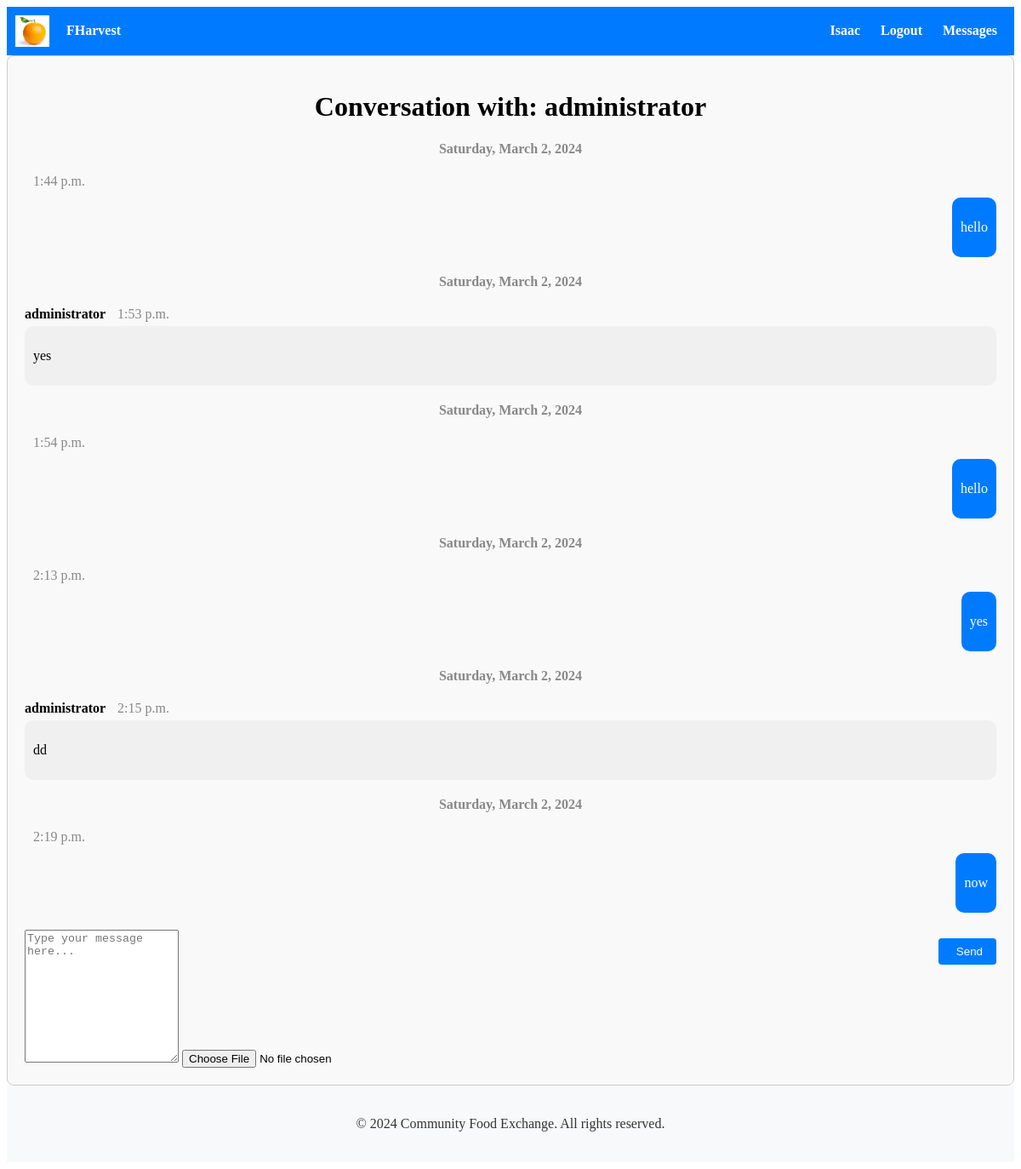
Screenshot of /messaging/conversation/9/ (signed in) with the database file from the repository.
### messaging/models.py (models this page shows)
class Message(models.Model):
    sender = models.ForeignKey(User, on_delete=models.CASCADE, related_name='sent_messages')
    conversation = models.ForeignKey(Conversation, on_delete=models.CASCADE, related_name='messages')
    content = models.TextField()
    file = models.FileField(upload_to='message_files/', blank=True, null=True)  # Add this line for file attachments
    timestamp = models.DateTimeField(auto_now_add=True)
    is_read = models.BooleanField(default=False)
    MESSAGE_TYPES = (
        ('ER', 'Exchange Request'),
        ('IA', 'Item Added'),
        ('DM', 'Direct Message'),
        ('CM', 'Channel Message'),
    )
    message_type = models.CharField(max_length=2, choices=MESSAGE_TYPES, default='DM')

### messaging/views.py (the view)
# urls.py: path('conversation/<int:conversation_id>/', views.conversation_detail, name='conversation_detail'),
@login_required
def conversation_detail(request, conversation_id):
    conversation = get_object_or_404(Conversation, id=conversation_id)
    if request.user not in conversation.participants.all():
        return redirect('conversation_list')
    messages = conversation.messages.all().order_by('timestamp')
    for message in messages:
        if message.sender != request.user:
            message.is_read = True
            message.save()
    other_user = conversation.participants.exclude(id=request.user.id).first()
    listing = conversation.listing  # Adjust this line
    return render(request, 'messaging/conversation_detail.html', {'conversation': conversation, 'messages': messages, 'other_user': other_user, 'listing': listing})

### messaging/templates/messaging/conversation_detail.html (shortened to what this page needs)
{% extends 'accounts/base.html' %}
{% block content %}
<div class="conversation-detail">
    <h1>Conversation with: {{ other_user.username }}{% if listing %} ({{ listing.name }}){% endif %}</h1>
    <div class="message-list">
        {% with None as last_date %}
            {% for message in messages %}
                {% if message.timestamp.date != last_date %}
                    <div class="date-divider">{{ message.timestamp|date:"l, F j, Y" }}</div>
                {% endif %}
                <div class="message-item {% if message.sender == user %}sent{% else %}received{% endif %}">
                    <div class="message-header">
                        {% if message.sender != user %}
                            <span class="message-sender">{{ message.sender.username }}</span>
                        {% endif %}
                        <span class="message-timestamp">{{ message.timestamp|time }}</span>
                    </div>
                    <div class="message-content">
                        {% if message.content %}
                            <p>{{ message.content }}</p>
                        {% endif %}
                    </div>
                </div>
            {% endfor %}
        {% endwith %}
    </div>
    <form method="post" action="{% url 'send_message' conversation.id %}" class="message-form" enctype="multipart/form-data">
        <textarea name="content" placeholder="Type your message here..."></textarea>
        <input type="file" name="file">
        <button type="submit" class="btn btn-send"> Send</button>
    </form>
</div>
{% endblock %}

### accounts/templates/accounts/base.html (shortened to what this page needs)
{% load static %}
<!DOCTYPE html>
<html lang="en">
<head>
    <link rel="stylesheet" type="text/css" href="{% static 'css/style.css' %}">
    <link href="https://cdn.jsdelivr.net/npm/bootstrap-icons@1.11.3/font/bootstrap-icons.css" rel="stylesheet">
    <link rel="stylesheet" href="{% static 'path/to/compiled/bootstrap-icons.css' %}">
</head>
<body>
    <nav>
        <div class="brand-name">
            <img src="{% static 'logo.png' %}" alt="Logo" class="logo">
            <a href="{% url 'home' %}" style="color: inherit; text-decoration: none;">
                FHarvest
            </a>
        </div>
        <div class="nav-links">
            {% if user.is_authenticated %}
            <a href="{% url 'profile_update' %}">
                <span class="username">{{ user.username }}</span>
            </a>
            <a href="{% url 'logout' %}">Logout</a>
            <a href="{% if latest_conversation_id %}{% url 'conversation_detail' latest_conversation_id %}{% else %}{% url 'conversation_list' %}{% endif %}">
                Messages {% if unread_messages_count %}<span class="badge">{{ unread_messages_count }}</span>{% endif %}
            </a>
            {% else %}
            <a href="{% url 'login' %}">Login</a>
            <a href="{% url 'signup' %}">Signup</a>
            {% endif %}
        </div>
    </nav>
    <div class="container">
        {% block content %}
        {% endblock %}
    </div>
    <footer>
        <p>© 2024 Community Food Exchange. All rights reserved.</p>
    </footer>
</body>
</html>

### accounts/static/css/style.css (style rules this page uses)
.container { max-width: 1200px; margin: 0 auto; padding: 2px; }
.brand-name { display: flex; align-items: center; }
.logo { width: 50px; margin-right: 10px; }
.message-list { list-style-type: none; padding: 0; }
.message-item { margin-bottom: 20px; }
.message-sender { font-weight: bold; }
.message-timestamp { margin-left: 10px; color: #888; }
.message-content { margin-top: 5px; }
.message-form { margin-top: 20px; }
.btn { padding: 8px 16px; background-color: #007bff; color: #fff; border: none; border-radius: 4px; cursor: pointer; text-decoration: none; }
.message-item { margin-bottom: 20px; overflow: hidden; clear: both; }
.date-divider { text-align: center; margin: 20px 0; font-weight: bold; color: #888; }
.message-header { margin-bottom: 5px; }
.message-timestamp { color: #888; margin-left: 10px; }
.message-content { padding: 10px; border-radius: 10px; background-color: #f0f0f0; position: relative; }
.sent .message-content { float: right; background-color: #007bff; color: #fff; }
.btn-send { float: right; margin-top: 10px; text-decoration: none; }
.container { max-width: 800px; margin: 0 auto; }
.container { max-width: 800px; margin: 20px auto; padding: 2px; border: 1px solid #ccc; border-radius: 8px; background-color: #f9f9f9; }
.container h1 { text-align: center; }
textarea { height: 150px; resize: vertical; }

### accounts/templates/accounts/base.html (style rules this page uses)
nav { background-color: #007bff; color: #fff; padding: 10px; display: flex; justify-content: space-between; align-items: center; }
nav a { color: #fff; text-decoration: none; margin: 0 10px; font-weight: bold; }
.brand-name { cursor: pointer; display: flex; align-items: center; }
.logo { width: 40px; height: auto; margin-right: 10px; }
footer { background-color: #f8f9fa; color: #333; padding: 20px; text-align: center; }
.container { max-width: 100%; margin: 0 auto; padding: 20px; box-sizing: border-box; }

### rows the page displays
Message: timestamp "Saturday, March 2, 2024", timestamp "1:44 p.m.", content "hello"
Message: timestamp "Saturday, March 2, 2024", sender.username "administrator", timestamp "1:53 p.m.", content "yes"
Message: timestamp "Saturday, March 2, 2024", timestamp "1:54 p.m.", content "hello"
Message: timestamp "Saturday, March 2, 2024", timestamp "2:13 p.m.", content "yes"
Message: timestamp "Saturday, March 2, 2024", sender.username "administrator", timestamp "2:15 p.m.", content "dd"
Message: timestamp "Saturday, March 2, 2024", timestamp "2:19 p.m.", content "now"

### other values shown
{{ user.username }} "Isaac"
{{ other_user.username }} "administrator"
